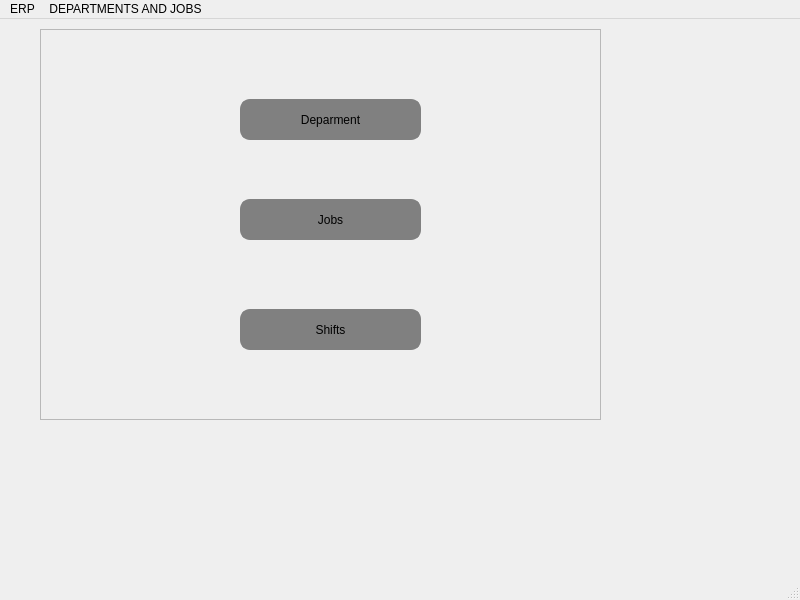
<?xml version="1.0" encoding="UTF-8"?>
<ui version="4.0">
 <class>MainWindow</class>
 <widget class="QMainWindow" name="MainWindow">
  <property name="geometry">
   <rect>
    <x>0</x>
    <y>0</y>
    <width>800</width>
    <height>600</height>
   </rect>
  </property>
  <property name="windowTitle">
   <string>MainWindow</string>
  </property>
  <widget class="QWidget" name="centralwidget">
   <widget class="QLabel" name="label">
    <property name="geometry">
     <rect>
      <x>40</x>
      <y>10</y>
      <width>561</width>
      <height>391</height>
     </rect>
    </property>
    <property name="contextMenuPolicy">
     <enum>Qt::NoContextMenu</enum>
    </property>
    <property name="toolTipDuration">
     <number>-2</number>
    </property>
    <property name="styleSheet">
     <string notr="true"/>
    </property>
    <property name="frameShape">
     <enum>QFrame::StyledPanel</enum>
    </property>
    <property name="lineWidth">
     <number>-2</number>
    </property>
    <property name="midLineWidth">
     <number>-3</number>
    </property>
    <property name="text">
     <string/>
    </property>
    <property name="pixmap">
     <pixmap>IMG-20221128-WA0052.jpg</pixmap>
    </property>
    <property name="margin">
     <number>-1</number>
    </property>
   </widget>
   <widget class="QPushButton" name="pushButton">
    <property name="geometry">
     <rect>
      <x>240</x>
      <y>80</y>
      <width>181</width>
      <height>41</height>
     </rect>
    </property>
    <property name="styleSheet">
     <string notr="true">#pushButton {
border: 2px solid gray;
border-radius: 10px;
padding: 0 8px;
background: gray;
selection-background-color: darkgray;
}</string>
    </property>
    <property name="text">
     <string>Deparment</string>
    </property>
    <property name="iconSize">
     <size>
      <width>18</width>
      <height>16</height>
     </size>
    </property>
    <property name="autoRepeatDelay">
     <number>298</number>
    </property>
    <property name="autoRepeatInterval">
     <number>96</number>
    </property>
   </widget>
   <widget class="QPushButton" name="pushButton_2">
    <property name="geometry">
     <rect>
      <x>240</x>
      <y>180</y>
      <width>181</width>
      <height>41</height>
     </rect>
    </property>
    <property name="toolTipDuration">
     <number>1</number>
    </property>
    <property name="styleSheet">
     <string notr="true">#pushButton_2 {
border: 2px solid gray;
border-radius: 10px;
padding: 0 8px;
background: gray;
selection-background-color: darkgray;
}</string>
    </property>
    <property name="text">
     <string>Jobs</string>
    </property>
    <property name="iconSize">
     <size>
      <width>18</width>
      <height>16</height>
     </size>
    </property>
   </widget>
   <widget class="QPushButton" name="pushButton_3">
    <property name="geometry">
     <rect>
      <x>240</x>
      <y>290</y>
      <width>181</width>
      <height>41</height>
     </rect>
    </property>
    <property name="styleSheet">
     <string notr="true">#pushButton_3 {
border: 2px solid gray;
border-radius: 10px;
padding: 0 8px;
background: gray;
selection-background-color: darkgray;
}</string>
    </property>
    <property name="text">
     <string>Shifts</string>
    </property>
    <property name="iconSize">
     <size>
      <width>16</width>
      <height>19</height>
     </size>
    </property>
    <property name="autoRepeatInterval">
     <number>102</number>
    </property>
   </widget>
  </widget>
  <widget class="QMenuBar" name="menubar">
   <property name="geometry">
    <rect>
     <x>0</x>
     <y>0</y>
     <width>800</width>
     <height>21</height>
    </rect>
   </property>
   <widget class="QMenu" name="menuERP">
    <property name="title">
     <string>ERP</string>
    </property>
   </widget>
   <widget class="QMenu" name="menuDEPARTMENTS_AND_JOBS">
    <property name="title">
     <string>DEPARTMENTS AND JOBS</string>
    </property>
   </widget>
   <addaction name="menuERP"/>
   <addaction name="menuDEPARTMENTS_AND_JOBS"/>
  </widget>
  <widget class="QStatusBar" name="statusbar"/>
 </widget>
 <resources/>
 <connections/>
</ui>
